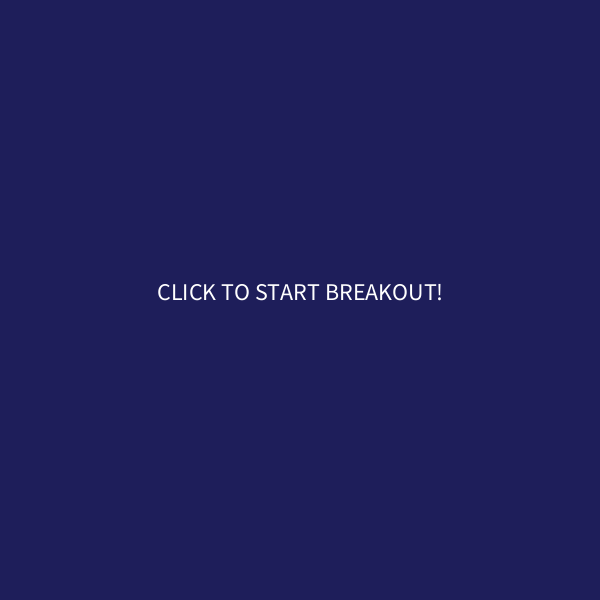
Frame 1 (no input)
Frame 60 (the mouse pressed at the canvas centre just before this capture): identical to frame 1, image omitted
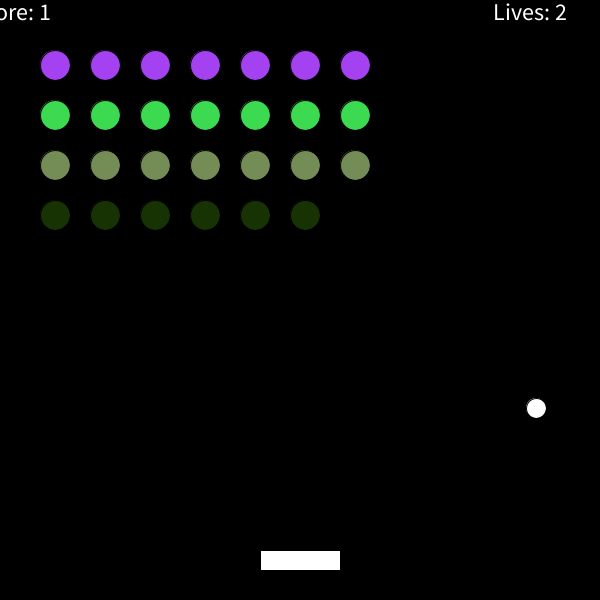
Frame 120 (the mouse held since frame 60 and released just before this capture)

The Processing sketch that drew these frames (run headless with seeded random() and noise(); from frame 60 on, the mouse is pressed at the canvas centre):

// Processing sketch: Breakout_project__without_gif__and_sound_
// ── Breakout_project__without_gif__and_sound_.pde
// Jason Zhao
// Breakout Game with Modes, 2 Lives (No Sound or GIF)

// ==== GLOBALS & SETTINGS ====
final int INTRO = 0;
final int GAME = 1;
final int PAUSE = 2;
final int GAMEOVER = 3;
int mode = INTRO;

// Paddle
float paddleX;
final float paddleW = 80;
final float paddleH = 20;
final float paddleY = 550;
boolean moveLeft = false;
boolean moveRight = false;

// Ball
float ballX, ballY;
float ballVX = 4, ballVY = -4;
final float ballSize = 20;

// Bricks
ArrayList<Brick> bricks;
final int rows = 4;
final int cols = 7;
final float brickSize = 30;
final float gap = 10;

// Game state
int score = 0;
int lives = 2;

void setup() {
  size(600, 600);
  bricks = new ArrayList<Brick>();
  resetGame();
}

void draw() {
  background(0);

  if (moveLeft) paddleX -= 6;
  if (moveRight) paddleX += 6;
  paddleX = constrain(paddleX, 0, width - paddleW);
  
  if (mode == INTRO) drawIntro();
  else if (mode == GAME) drawGame();
  else if (mode == PAUSE) drawPause();
  else if (mode == GAMEOVER) drawGameOver();
}

void drawIntro() {
  background(30, 30, 90);
  fill(255);
  textAlign(CENTER);
  textSize(24);
  text("CLICK TO START BREAKOUT!", width/2, height/2);
}

void drawGame() {
  // Paddle
  fill(255);
  rect(paddleX, paddleY, paddleW, paddleH);
  
  // Ball
  ellipse(ballX, ballY, ballSize, ballSize);
  
  // Move ball
  ballX += ballVX;
  ballY += ballVY;

  // Wall bounce
  if (ballX < ballSize/2 || ballX > width - ballSize/2) ballVX *= -1;
  if (ballY < ballSize/2) ballVY *= -1;

  // Bottom
  if (ballY > height) {
    lives--;
    if (lives > 0) resetBall();
    else mode = GAMEOVER;
  }

  // Paddle bounce
  if (ballY + ballSize/2 >= paddleY && ballX > paddleX && ballX < paddleX + paddleW) {
    ballVY *= -1;
  }

  // Bricks
  for (int i = bricks.size() - 1; i >= 0; i--) {
    Brick b = bricks.get(i);
    b.display();
    if (b.hit(ballX, ballY, ballSize)) {
      bricks.remove(i);
      score++;
      ballVY *= -1;
    }
  }

  // Win condition
  if (bricks.size() == 0) mode = GAMEOVER;

  // Score/lives
  fill(255);
  text("Score: " + score, 10, 20);
  text("Lives: " + lives, width - 70, 20);
}

void drawPause() {
  fill(255);
  textAlign(CENTER);
  textSize(24);
  text("PAUSED\nCLICK TO RESUME", width/2, height/2);
}

void drawGameOver() {
  background(0);
  fill(255);
  textAlign(CENTER);
  textSize(24);
  if (bricks != null && bricks.size() == 0) text("YOU WON!", width/2, height/2);
  else text("GAME OVER!", width/2, height/2);
  text("CLICK TO RESTART", width/2, height/2 + 40);
}

void mousePressed() {
  if (mode == INTRO) {
    mode = GAME;
  } else if (mode == PAUSE) mode = GAME;
  else if (mode == GAME) mode = PAUSE;
  else if (mode == GAMEOVER) {
    resetGame();
    mode = INTRO;
  }
}

void keyPressed() {
  if (keyCode == LEFT) moveLeft = true;
  if (keyCode == RIGHT) moveRight = true;
}

void keyReleased() {
  if (keyCode == LEFT) moveLeft = false;
  if (keyCode == RIGHT) moveRight = false;
}

void resetGame() {
  paddleX = width / 2 - paddleW / 2;
  resetBall();
  score = 0;
  lives = 2;
  bricks.clear();
  float startX = 40;
  float startY = 50;
  for (int r = 0; r < 4; r++) {
    color brickColor = color(random(255), random(255), random(255));
    for (int i = 0; i < 7; i++) {
      float x = startX + i * 50;
      float y = startY + r * 50;
      bricks.add(new Brick(x, y, 30, brickColor));
    }
  }
}

void resetBall() {
  ballX = width/2;
  ballY = height/2;
  ballVX = 4;
  ballVY = -4;
}

class Brick {
  float x, y, size;
  color c;
  Brick(float x, float y, float size, color c) {
    this.x = x;
    this.y = y;
    this.size = size;
    this.c = c;
  }
  void display() {
    fill(c);
    ellipse(x + size/2, y + size/2, size, size);
  }
  boolean hit(float bx, float by, float bSize) {
    return dist(bx, by, x + size/2, y + size/2) < (bSize + size)/2;
  }
}
